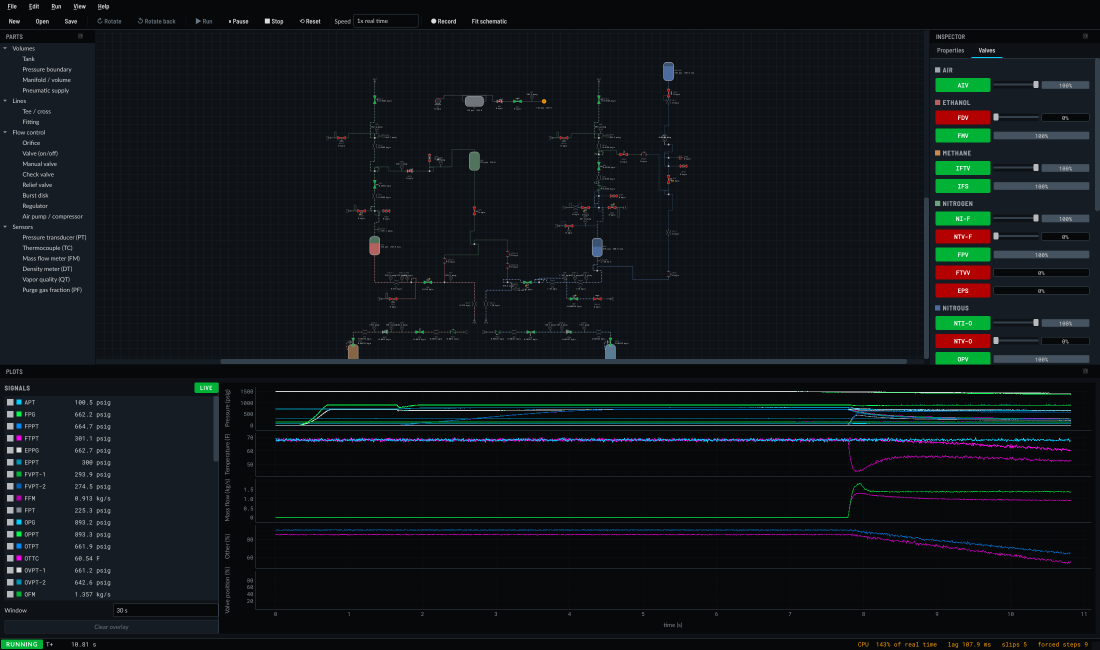
#> input picture systems/lyra/lyra-running.png, 2200 x 1300 px (shown at 1/2 size)
$ python make_icon.py ../systems/lyra/lyra-running.png
#> lines starting #> are read from the running program, lines starting #| are printed output that depends on the picture
"""Build the app's icons from a logo image.

    python packaging/make_icon.py path/to/logo.png

Pads the logo onto a transparent square (so a wide logo isn't stretched), then writes
  owlfluids/app/icons/owlfluids.png  256x256, the window and taskbar icon
  packaging/owlfluids.ico            16-256 px, the exe, installer and shortcut icon
Commit both. Needs Pillow (pip install pillow).
"""

from __future__ import annotations

import sys
from pathlib import Path

from PIL import Image

ROOT = Path(__file__).resolve().parent.parent
SIZES = [16, 20, 24, 32, 40, 48, 64, 96, 128, 256]


def square(img: Image.Image, size: int = 256, margin: float = 0.04) -> Image.Image:
#> called with size = 256, margin = 0.04
    img = img.convert("RGBA")
    bbox = img.getbbox()  # trim transparent edges
#> bbox = (0, 0, 2200, 1300)
    if bbox:
        img = img.crop(bbox)
    inner = round(size * (1 - 2 * margin))
    img.thumbnail((inner, inner), Image.LANCZOS)
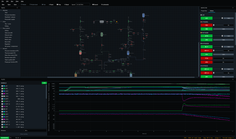
#> img: PIL image 236x139 RGBA; mean R, G, B, A 16.9, 22.4, 25.1, 255
    out = Image.new("RGBA", (size, size), (0, 0, 0, 0))
#> out: PIL image 256x256 RGBA; every value is 0
    out.paste(img, ((size - img.width) // 2, (size - img.height) // 2), img)
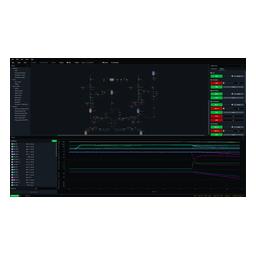
#> out: PIL image 256x256 RGBA; mean R, G, B, A 8.5, 11.2, 12.6, 127.6; transparent parts drawn white
    return out


def main(argv: list[str]) -> int:
    if len(argv) != 1:
        print(__doc__)
        return 2
    icon = square(Image.open(argv[0]))
    png = ROOT / "owlfluids" / "app" / "icons" / "owlfluids.png"
    ico = ROOT / "packaging" / "owlfluids.ico"
    png.parent.mkdir(parents=True, exist_ok=True)
    icon.save(png)
    icon.save(ico, sizes=[(s, s) for s in SIZES])
    print(f"wrote {png.relative_to(ROOT)} and {ico.relative_to(ROOT)}")
    return 0


if __name__ == "__main__":
    sys.exit(main(sys.argv[1:]))
#> (the program exits here)
